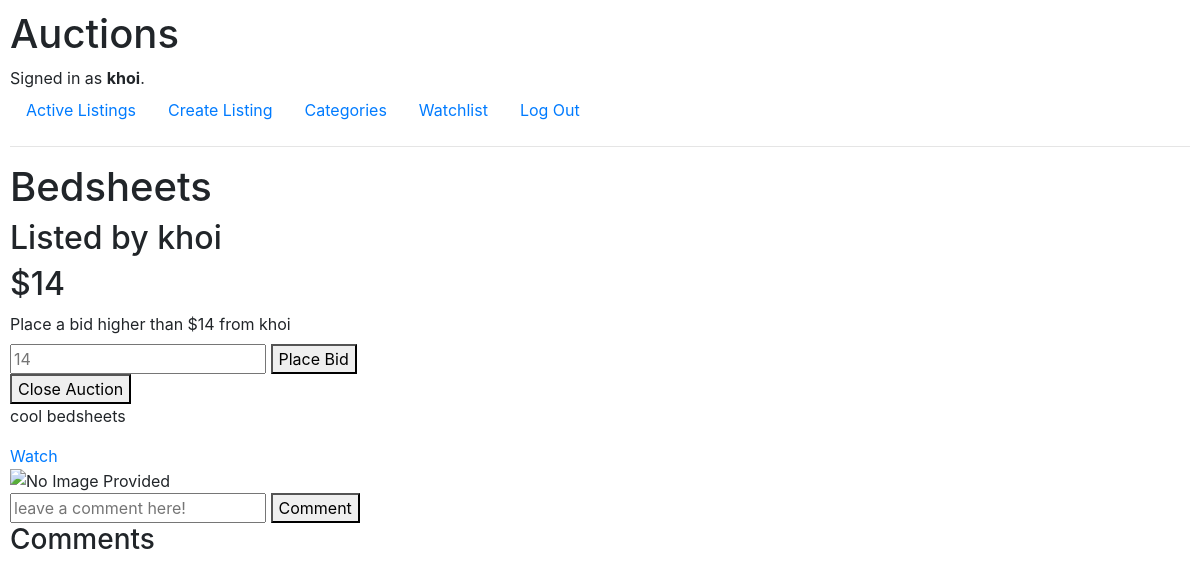
Screenshot of /view/4 (signed in) with the database file from the repository.
### auctions/models.py (models this page shows, shortened)
class User(AbstractUser):
    watchlist = models.ManyToManyField(Listing, blank = True, null = True, related_name = "watched")
    listing = models.ManyToManyField(Listing, null = True,blank = True,)

class Listing(models.Model):
    title = models.CharField(max_length = 64, blank=False)
    description = models.TextField(blank = False)
    price = models.IntegerField(blank = False)
    category_choices = [
        ('NON', ''),
        ('FAS', 'Fashion'),
        ('TOY', 'Toys'),
        ('ELC', 'Electronics'),
        ('HOM', 'Home'),
        ('CAR', 'Cars')
    ]
    category = models.CharField(max_length=3, choices = category_choices, blank = True)
    img_url = models.TextField(blank = True)
    closed =models.BooleanField(default=False)

class Bid(models.Model):
    price = models.IntegerField()
    bidder = models.ForeignKey(User, null = False, on_delete = models.CASCADE, related_name = "bidder")
    bid = models.ForeignKey(Listing, null = True, blank = True, related_name = "listing_bid", on_delete=models.CASCADE)

### auctions/views.py (the view)
# urls.py: path("view/<int:listing_id>", views.viewListing, name = "view_listing"),
def viewListing(request, listing_id):
    listing = Listing.objects.get(id = listing_id)
    u = Bid.objects.filter(bid__id = listing_id).earliest('id')
    comments = Comment.objects.filter(listing__id=listing_id).all()
    price = Bid.objects.filter(bid__id=listing_id).latest('id')
    closed = listing.closed
    if closed and price.bidder == request.user:
        messages.success(request, "Congratulations! You won the auction!")
    return render(request, "auctions/individualListing.html", context = {
        "listing":listing,
        "comments":comments,
        "user_listing":u,
        "price":price,
        "closed":closed,
    })

### auctions/templates/auctions/individualListing.html (shortened to what this page needs)
{% extends 'auctions/layout.html' %}
{% block body %}
<div class = "box">
    <h1>{{listing.title}}</h1>
    <h2>Listed by {{user_listing.bidder}}</h2>
        <h2>${{price.price}}</h2>
        {% if user.is_authenticated %}
            {% if not closed %}
                <form action = "{% url 'bid' listing.id %}" method = "POST">
                        <label for = "bid">Place a bid higher than ${{price.price}} from {{price.bidder}}</label><br>
                        <input name = "bid" type = "number" placeholder = "{{price.price}}">
                        <button>Place Bid</button>
                </form>
        {% if request.user == user_listing.bidder %}
            <form action = "{% url 'close' listing.id %}" method = "POST">
                <button>Close Auction</button>
            </form>
        {% endif %}
        {% endif %}
    <p>{{listing.description}}</p>
        <a href = "{% url 'watch' listing.id %}">Watch</a>
    {% endif %}
    <div>
        <img src = "{{listing.img_url}}" alt = "No Image Provided"/>
    </div>
    {% if user.is_authenticated %}
    <form action = "{% url 'comment' listing.id %}" method = "POST">
        <input name = "comment" type = "text" placeholder = "leave a comment here!">
        <button>Comment</button>
    </form>
    {% endif %}
    <h3>Comments</h3>
</div>
{% endblock %}

### auctions/templates/auctions/layout.html (shortened to what this page needs)
{% load static %}
<!DOCTYPE html>
<html lang="en">
    <head>
        <link rel="stylesheet" href="https://stackpath.bootstrapcdn.com/bootstrap/4.4.1/css/bootstrap.min.css">
        <link href="{% static 'auctions/styles.css' %}" rel="stylesheet">
    </head>
    <body>
        <h1>Auctions</h1>
        <div>
            {% if user.is_authenticated %}
                Signed in as <strong>{{ user.username }}</strong>.
            {% else %}
                Not signed in.
            {% endif %}
        </div>
        <ul class="nav">
            <li class="nav-item">
                <a class="nav-link" href="{% url 'index' %}">Active Listings</a>
            </li>
            {% if user.is_authenticated %}
                <li class="nav-item">
                    <a class="nav-link" href="{% url 'create' %}">Create Listing</a>
                </li>
                <li class="nav-item">
                    <a class="nav-link" href="{% url 'categories' %}">Categories</a>
                </li>
                <li class="nav-item">
                    <a class="nav-link" href="{% url 'watchlist' %}">Watchlist</a>
                </li>
                <li class="nav-item">
                    <a class="nav-link" href="{% url 'logout' %}">Log Out</a>
                </li>
            {% endif %}
        </ul>
        <hr>
        {% block body %}
        {% endblock %}
    </body>
</html>

### auctions/static/auctions/styles.css (style rules this page uses)
body { padding: 10px; }

### rows the page displays
User: username "khoi"
Listing: title "Bedsheets", description "cool bedsheets"
Bid: bidder "khoi"
Bid: price "14", bidder "khoi", bid "14"
